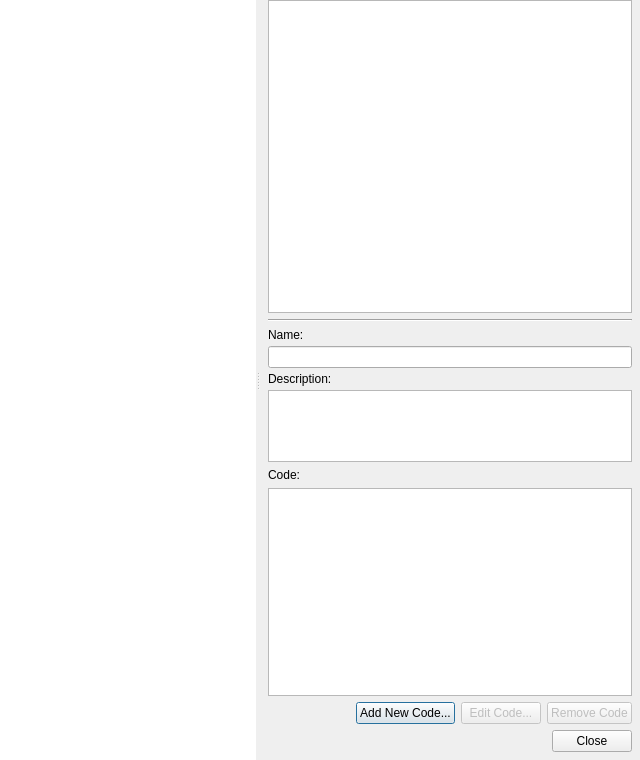
<?xml version="1.0" encoding="UTF-8"?>
<ui version="4.0">
 <class>ModificationsDialog</class>
 <widget class="QDialog" name="ModificationsDialog">
  <property name="geometry">
   <rect>
    <x>0</x>
    <y>0</y>
    <width>520</width>
    <height>760</height>
   </rect>
  </property>
  <property name="minimumSize">
   <size>
    <width>640</width>
    <height>480</height>
   </size>
  </property>
  <property name="windowTitle">
   <string>Modifications</string>
  </property>
  <layout class="QVBoxLayout" name="verticalLayout">
   <property name="leftMargin">
    <number>0</number>
   </property>
   <property name="topMargin">
    <number>0</number>
   </property>
   <property name="rightMargin">
    <number>0</number>
   </property>
   <property name="bottomMargin">
    <number>0</number>
   </property>
   <item>
    <widget class="QSplitter" name="splitter">
     <property name="orientation">
      <enum>Qt::Orientation::Horizontal</enum>
     </property>
     <property name="childrenCollapsible">
      <bool>false</bool>
     </property>
     <widget class="QListWidget" name="gamesListWidget">
      <property name="sizePolicy">
       <sizepolicy hsizetype="Maximum" vsizetype="Expanding">
        <horstretch>0</horstretch>
        <verstretch>0</verstretch>
       </sizepolicy>
      </property>
      <property name="frameShape">
       <enum>QFrame::Shape::NoFrame</enum>
      </property>
      <property name="horizontalScrollBarPolicy">
       <enum>Qt::ScrollBarPolicy::ScrollBarAlwaysOff</enum>
      </property>
     </widget>
     <widget class="QWidget" name="detailsWidget" native="true">
      <property name="sizePolicy">
       <sizepolicy hsizetype="Expanding" vsizetype="Expanding">
        <horstretch>1</horstretch>
        <verstretch>0</verstretch>
       </sizepolicy>
      </property>
      <layout class="QVBoxLayout" name="detailsLayout">
       <property name="spacing">
        <number>6</number>
       </property>
       <property name="leftMargin">
        <number>8</number>
       </property>
       <property name="topMargin">
        <number>0</number>
       </property>
       <property name="rightMargin">
        <number>8</number>
       </property>
       <property name="bottomMargin">
        <number>8</number>
       </property>
       <item>
        <widget class="QListWidget" name="codesListWidget">
         <property name="sizePolicy">
          <sizepolicy hsizetype="Expanding" vsizetype="Expanding">
           <horstretch>0</horstretch>
           <verstretch>3</verstretch>
          </sizepolicy>
         </property>
         <property name="minimumSize">
          <size>
           <width>0</width>
           <height>160</height>
          </size>
         </property>
         <property name="frameShape">
          <enum>QFrame::Shape::StyledPanel</enum>
         </property>
         <property name="frameShadow">
          <enum>QFrame::Shadow::Plain</enum>
         </property>
         <property name="lineWidth">
          <number>1</number>
         </property>
         <property name="horizontalScrollBarPolicy">
          <enum>Qt::ScrollBarPolicy::ScrollBarAsNeeded</enum>
         </property>
        </widget>
       </item>
       <item>
        <widget class="QFrame" name="codesListSeparator">
         <property name="frameShape">
          <enum>QFrame::Shape::HLine</enum>
         </property>
         <property name="frameShadow">
          <enum>QFrame::Shadow::Sunken</enum>
         </property>
        </widget>
       </item>
       <item>
        <layout class="QVBoxLayout" name="metadataLayout">
         <property name="spacing">
          <number>4</number>
         </property>
         <item>
          <widget class="QLabel" name="nameLabel">
           <property name="text">
            <string>Name:</string>
           </property>
          </widget>
         </item>
         <item>
          <widget class="QLineEdit" name="nameLineEdit">
           <property name="readOnly">
            <bool>true</bool>
           </property>
          </widget>
         </item>
         <item>
          <widget class="QLabel" name="descriptionLabel">
           <property name="text">
            <string>Description:</string>
           </property>
          </widget>
         </item>
         <item>
          <widget class="QPlainTextEdit" name="descriptionTextEdit">
           <property name="maximumSize">
            <size>
             <width>16777215</width>
             <height>72</height>
            </size>
           </property>
           <property name="readOnly">
            <bool>true</bool>
           </property>
          </widget>
         </item>
        </layout>
       </item>
       <item>
        <widget class="QLabel" name="codeLabel">
         <property name="text">
          <string>Code:</string>
         </property>
        </widget>
       </item>
       <item>
        <widget class="QPlainTextEdit" name="codeTextEdit">
         <property name="sizePolicy">
          <sizepolicy hsizetype="Expanding" vsizetype="Expanding">
           <horstretch>0</horstretch>
           <verstretch>2</verstretch>
          </sizepolicy>
         </property>
         <property name="minimumSize">
          <size>
           <width>0</width>
           <height>120</height>
          </size>
         </property>
         <property name="readOnly">
          <bool>true</bool>
         </property>
         <property name="lineWrapMode">
          <enum>QPlainTextEdit::LineWrapMode::NoWrap</enum>
         </property>
        </widget>
       </item>
       <item>
        <layout class="QHBoxLayout" name="codeButtonsLayout">
         <item>
          <spacer name="codeButtonsSpacer">
           <property name="orientation">
            <enum>Qt::Orientation::Horizontal</enum>
           </property>
           <property name="sizeHint" stdset="0">
            <size>
             <width>40</width>
             <height>20</height>
            </size>
           </property>
          </spacer>
         </item>
         <item>
          <widget class="QPushButton" name="addCodeButton">
           <property name="text">
            <string>Add New Code...</string>
           </property>
          </widget>
         </item>
         <item>
          <widget class="QPushButton" name="editCodeButton">
           <property name="enabled">
            <bool>false</bool>
           </property>
           <property name="text">
            <string>Edit Code...</string>
           </property>
          </widget>
         </item>
         <item>
          <widget class="QPushButton" name="removeCodeButton">
           <property name="enabled">
            <bool>false</bool>
           </property>
           <property name="text">
            <string>Remove Code</string>
           </property>
          </widget>
         </item>
        </layout>
       </item>
       <item>
        <layout class="QHBoxLayout" name="closeButtonLayout">
         <item>
          <spacer name="closeButtonSpacer">
           <property name="orientation">
            <enum>Qt::Orientation::Horizontal</enum>
           </property>
           <property name="sizeHint" stdset="0">
            <size>
             <width>40</width>
             <height>20</height>
            </size>
           </property>
          </spacer>
         </item>
         <item>
          <widget class="QPushButton" name="closeButton">
           <property name="text">
            <string>Close</string>
           </property>
           <property name="icon">
            <iconset theme="door-open-line"/>
           </property>
          </widget>
         </item>
        </layout>
       </item>
      </layout>
     </widget>
    </widget>
   </item>
  </layout>

 </widget>

 <resources/>

 <connections>
  <connection>
   <sender>closeButton</sender>
   <signal>clicked()</signal>
   <receiver>ModificationsDialog</receiver>
   <slot>accept()</slot>
  </connection>

 </connections>

</ui>
